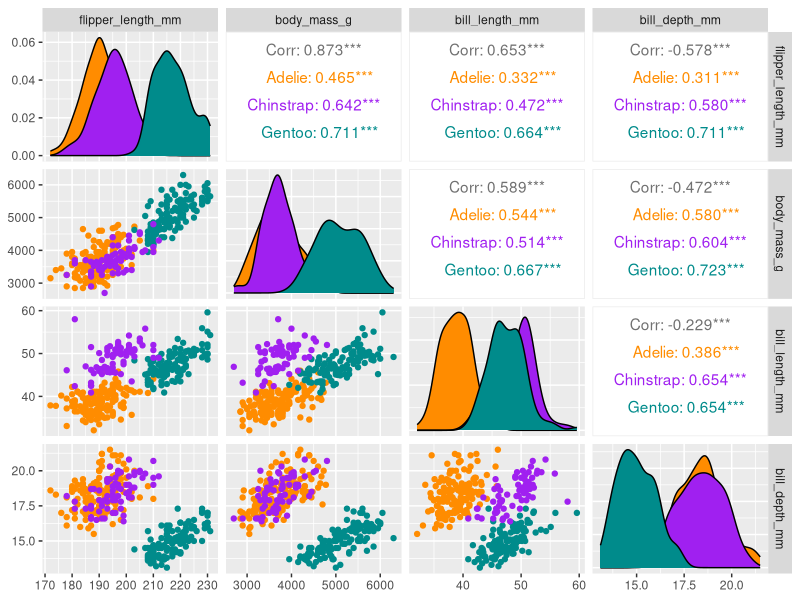
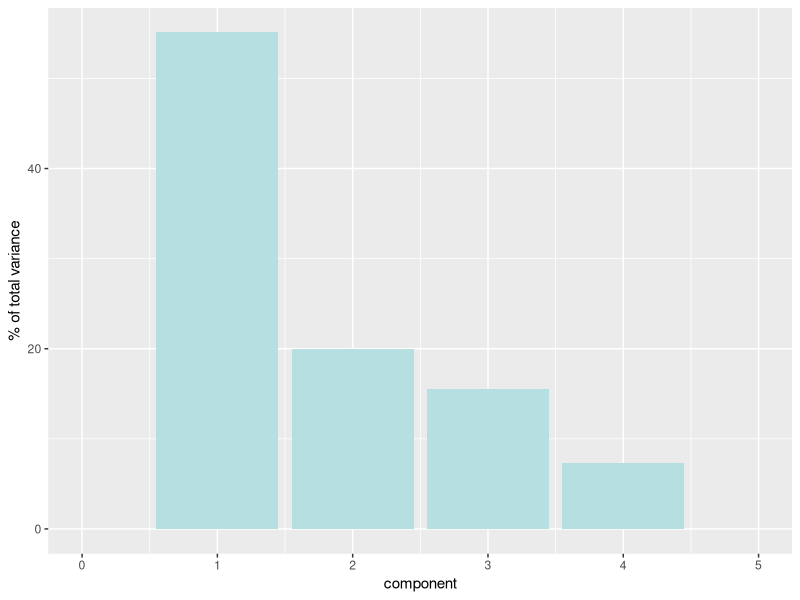

Generate these figures, in order, with R:
#https://www.r-bloggers.com/2020/06/penguins-dataset-overview-iris-alternative-in-r/
#install.packages("remotes")
#remotes::install_github("allisonhorst/palmerpenguins")

#
library(tidyverse)
library(palmerpenguins)
library(psych)
library(gclus)
library(recipes)

#install.packages("GGally")

library("ggplot2")                     
library("GGally")                      

print(names(penguins))

df <- as.tibble(penguins)

print(head(df))

#Ger binär representation av dataframen med TRUE där vi har NA
print(any(is.na(df)))
#Kan också slicea istället för att använda head
nr_of_rows <- 6
binary_df <- is.na(df)
print(sum(binary_df))
print(rowSums(binary_df))

print(binary_df[1:nr_of_rows, 1:length(names(penguins))])


non_na_df <- na.omit(df)

#Har vi verkligen hanterat alla NA-värden?
print(any(is.na(non_na_df)))

print(summary(non_na_df))
print(describe(non_na_df))


non_na_df %>%
  select(species, where(is.numeric)) %>% 
  GGally::ggpairs(aes(color = species),
                  columns = c("flipper_length_mm", "body_mass_g", 
                              "bill_length_mm", "bill_depth_mm")) +
  scale_colour_manual(values = c("darkorange","purple","cyan4")) +
  scale_fill_manual(values = c("darkorange","purple","cyan4"))



penguin_recipe <-
  recipe(~., data = non_na_df) %>% 
  update_role(species, island, sex, new_role = "id") %>% 
  step_normalize(all_predictors()) %>%
  step_pca(all_predictors(), id = "pca") %>% 
  prep()

penguin_pca <- 
  penguin_recipe %>% 
  tidy(id = "pca") 

penguin_pca


non_na_df %>% 
  dplyr::select(where(is.numeric)) %>% 
  tidyr::drop_na() %>% 
  scale() %>% 
  prcomp() %>%  
  .$rotation



penguin_recipe %>% 
  tidy(id = "pca", type = "variance") %>% 
  dplyr::filter(terms == "percent variance") %>% 
  ggplot(aes(x = component, y = value)) + 
  geom_col(fill = "#b6dfe2") + 
  xlim(c(0, 5)) + 
  ylab("% of total variance")
